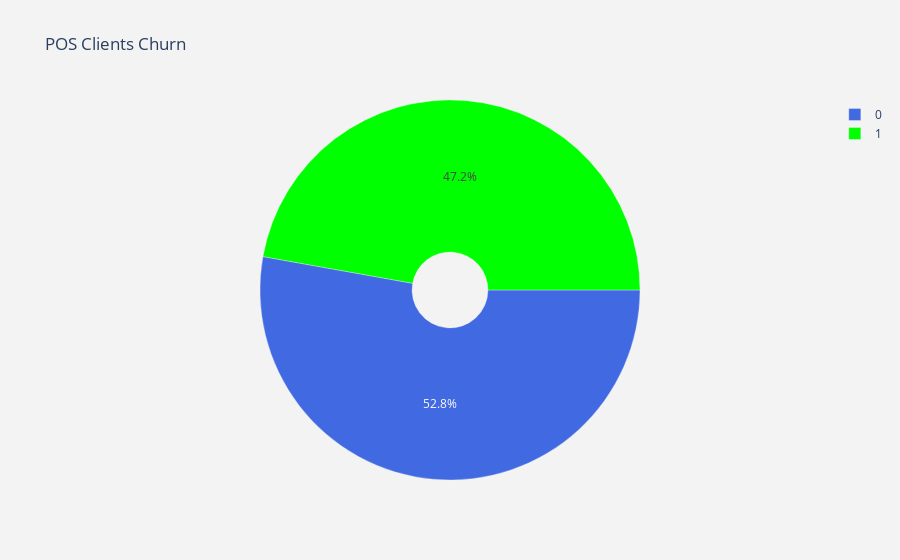

This figure's notebook cell:
### Code cell
# Passing labels and values
lab = churn["churned"].value_counts().keys().tolist()
val = churn["churned"].value_counts().values.tolist()

trace = go.Pie(labels = lab ,
               values = val ,
               marker = dict(colors =  [ 'royalblue' ,'lime'],
                             line = dict(color = "white",
                                         width =  0.3)
                            ),
               rotation = 90,
               hoverinfo = "label+value+text",
               hole = .2
              )
layout = go.Layout(dict(title = "POS Clients Churn",
                        plot_bgcolor  = "rgb(243,243,243)",
                        paper_bgcolor = "rgb(243,243,243)",
                       )
                  )

data = [trace]
fig = go.Figure(data = data,layout = layout)
py.iplot(fig)

### Figure 1 — Plotly figure (JSON) as saved in the notebook; plotly's stock layout.template omitted (floating-point values rounded to 4 significant figures)
{"data": [{"hole": 0.2, "hoverinfo": "label+value+text", "labels": [0, 1], "marker": {"colors": ["royalblue", "lime"], "line": {"color": "white", "width": 0.3}}, "rotation": 90, "type": "pie", "values": [723, 646]}], "layout": {"paper_bgcolor": "rgb(243,243,243)", "plot_bgcolor": "rgb(243,243,243)", "title": {"text": "POS Clients Churn"}}}
